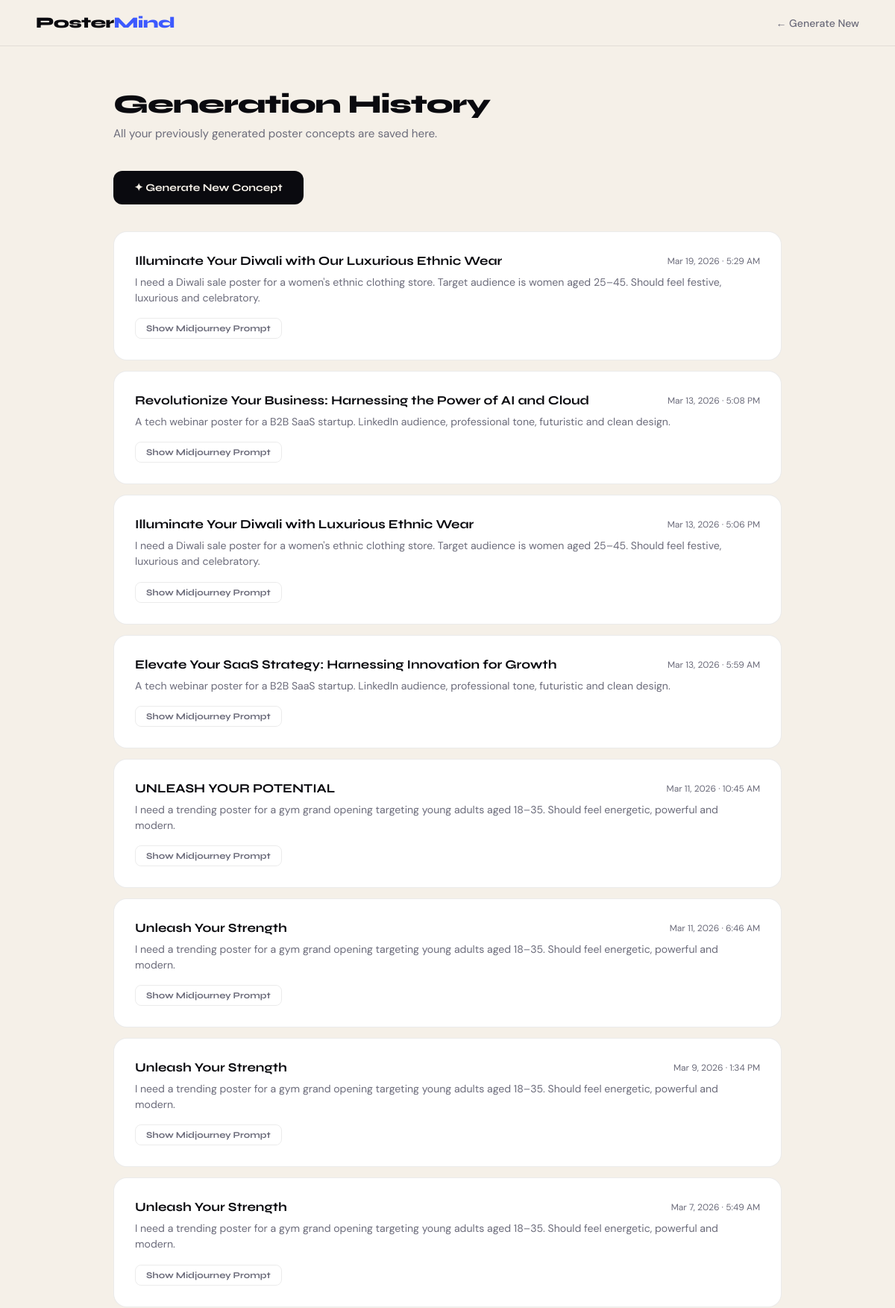
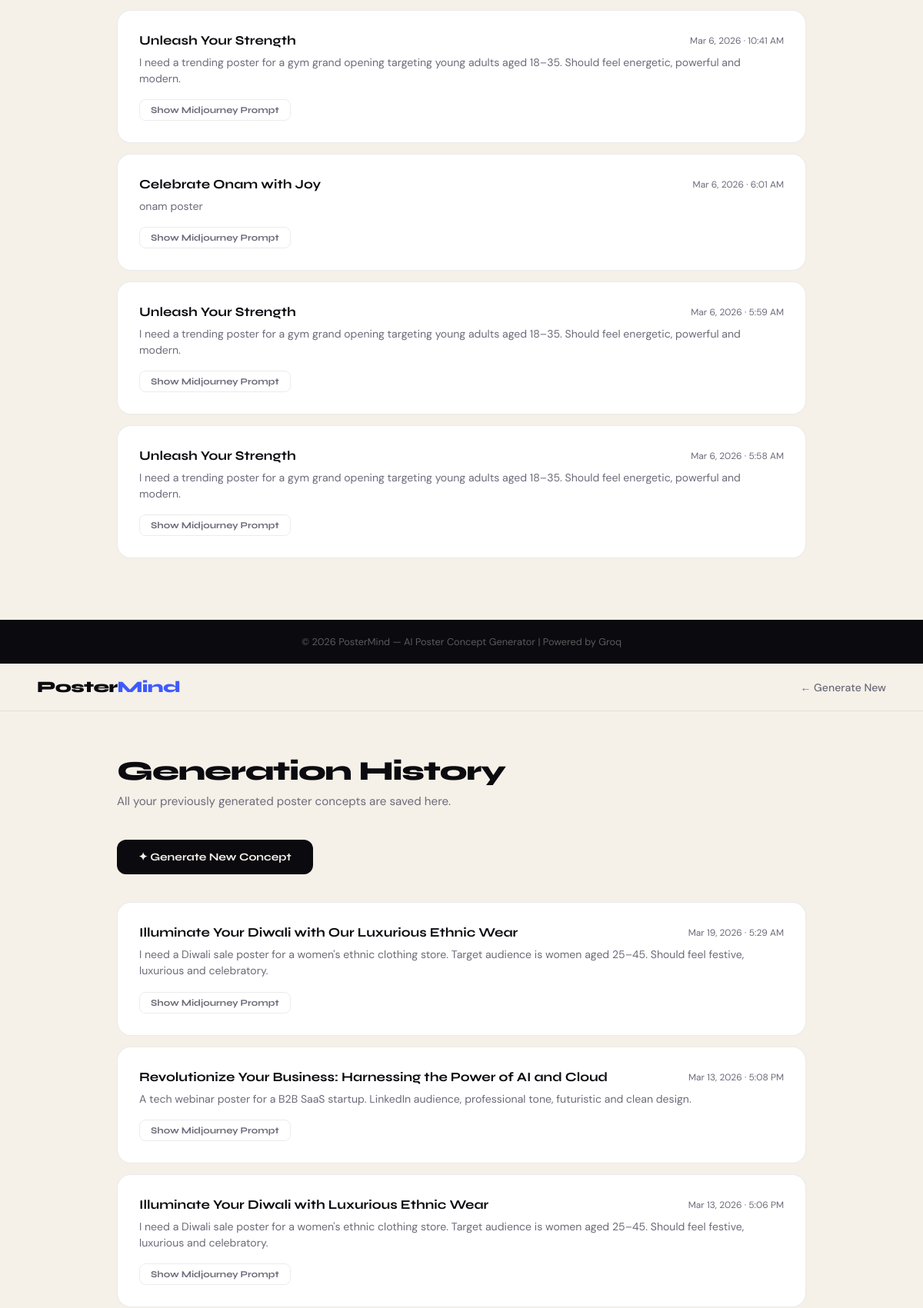
The page /history/ (upper part) on the database its author committed (2 pictures, top to bottom).
### app/models.py (models this page shows, shortened)
class PosterConcept(models.Model):
    user_request     = models.TextField()
    poster_title     = models.CharField(max_length=300)
    colour_theme     = models.TextField()   # JSON
    visual_elements  = models.TextField()   # JSON list
    layout_structure = models.TextField()   # JSON
    typography       = models.TextField()   # JSON
    ai_prompt        = models.TextField()   # Midjourney prompt (main)
    platform_trends  = models.TextField()   # JSON
    created_at       = models.DateTimeField(auto_now_add=True)
    class Meta:
        ordering = ['-created_at']

### app/views.py (the view)
# urls.py: path('history/', views.history,         name='history'),
def history(request):
    concepts = PosterConcept.objects.all()
    return render(request, "history.html", {"concepts": concepts})

### templates/history.html (shortened to what this page needs)
<!DOCTYPE html>
<html lang="en">
<head>
</head>
<body>
<nav>
    <a href="{% url 'home' %}" class="nav-logo">Poster<span>Mind</span></a>
    <a href="{% url 'home' %}" class="nav-link">← Generate New</a>
</nav>
<div class="container">
    <div class="page-header">
        <h1>Generation History</h1>
        <p>All your previously generated poster concepts are saved here.</p>
    </div>
    <a href="{% url 'home' %}" class="new-btn">✦ Generate New Concept</a>
    {% if concepts %}
    <div class="history-list">
        {% for c in concepts %}
        <div class="history-item">
            <div class="history-top">
                <div class="history-title">{{ c.poster_title }}</div>
                <div class="history-date">{{ c.created_at|date:"M j, Y · g:i A" }}</div>
            </div>
            <div class="history-req">{{ c.user_request }}</div>
            {% if c.ai_prompt %}
            <button class="prompt-toggle-btn" onclick="togglePrompt(this)">Show Midjourney Prompt</button>
            {% endif %}
        </div>
        {% endfor %}
    </div>
    {% else %}
    <div class="empty">
        <div class="empty-icon">🪄</div>
        <p>No concepts generated yet.</p>
        <p><a href="{% url 'home' %}">Generate your first poster concept →</a></p>
    </div>
    {% endif %}
</div>
<footer>© 2026 PosterMind — AI Poster Concept Generator | Powered by Groq</footer>
</body>
</html><!DOCTYPE html>
<html lang="en">
<head>
</head>
<body>
<nav>
    <a href="{% url 'home' %}" class="nav-logo">Poster<span>Mind</span></a>
    <a href="{% url 'home' %}" class="nav-link">← Generate New</a>
</nav>
<div class="container">
    <div class="page-header">
        <h1>Generation History</h1>
        <p>All your previously generated poster concepts are saved here.</p>
    </div>
    <a href="{% url 'home' %}" class="new-btn">✦ Generate New Concept</a>
    {% if concepts %}
    <div class="history-list">
        {% for c in concepts %}
        <div class="history-item">
            <div class="history-top">
                <div class="history-title">{{ c.poster_title }}</div>
                <div class="history-date">{{ c.created_at|date:"M j, Y · g:i A" }}</div>
            </div>
            <div class="history-req">{{ c.user_request }}</div>
            {% if c.ai_prompt %}
            <button class="prompt-toggle-btn" onclick="togglePrompt(this)">Show Midjourney Prompt</button>
            {% endif %}
        </div>
        {% endfor %}
    </div>
    {% else %}
    <div class="empty">
        <div class="empty-icon">🪄</div>
        <p>No concepts generated yet.</p>
        <p><a href="{% url 'home' %}">Generate your first poster concept →</a></p>
    </div>
    {% endif %}
</div>
</body>
</html>

### templates/history.html (style rules this page uses)
:root { --ink: #0a0a0f; --cream: #f5f0e8; --electric: #3d5afe; --muted: #6b6b7a; --border: rgba(0,0,0,0.08); --card-bg: #ffffff; }
*, *::before, *::after { box-sizing:border-box; margin:0; padding:0; }
body { font-family:'DM Sans',sans-serif; background:var(--cream); color:var(--ink); min-height:100vh; }
nav { position:sticky; top:0; z-index:100; display:flex; align-items:center; justify-content:space-between; padding:18px 48px; background:rgba(245,240,232,0.9); backdrop-filter:blur(12px); border-bottom:1px solid var(--border); }
.nav-logo { font-family:'Syne',sans-serif; font-weight:800; font-size:1.3rem; letter-spacing:-0.03em; color:var(--ink); text-decoration:none; }
.nav-logo span { color:var(--electric); }
nav a.nav-link { font-size:0.875rem; color:var(--muted); text-decoration:none; font-weight:500; transition:color 0.2s; }
.container { max-width:960px; margin:0 auto; padding:56px 32px 80px; }
.page-header { margin-bottom:40px; }
.page-header h1 { font-family:'Syne',sans-serif; font-size:2.2rem; font-weight:800; letter-spacing:-0.03em; margin-bottom:8px; }
.page-header p { color:var(--muted); font-size:0.95rem; }
.history-list { display:flex; flex-direction:column; gap:14px; }
.history-item { background:var(--card-bg); border:1px solid var(--border); border-radius:18px; padding:28px; transition:transform 0.2s, box-shadow 0.2s; }
.history-top { display:flex; justify-content:space-between; align-items:flex-start; gap:16px; margin-bottom:8px; }
.history-title { font-family:'Syne',sans-serif; font-size:1.05rem; font-weight:700; }
.history-date { font-size:0.75rem; color:var(--muted); white-space:nowrap; margin-top:3px; }
.history-req { font-size:0.88rem; color:var(--muted); margin-bottom:16px; line-height:1.5; }
.prompt-toggle-btn { background:none; border:1px solid var(--border); border-radius:8px; padding:6px 14px; font-size:0.75rem; font-family:'Syne',sans-serif; font-weight:700; cursor:pointer; color:var(--muted); transition:all 0.2s; }
.new-btn { display:inline-block; background:var(--ink); color:#f5f0e8; text-decoration:none; border-radius:12px; padding:14px 28px; font-family:'Syne',sans-serif; font-size:0.88rem; font-weight:700; margin-bottom:36px; transition:background 0.2s, transform 0.15s; }
footer { background:var(--ink); color:rgba(245,240,232,0.35); text-align:center; padding:20px; font-size:0.8rem; }

### rows shown on the page
PosterConcept: poster_title "Illuminate Your Diwali with Our Luxurious Ethnic Wear", created_at "Mar 19, 2026 · 5:29 AM", user_request "I need a Diwali sale poster for a women's ethnic clothing store. Target audience is women aged 25–45. Should feel festive, luxurious and celebratory."
PosterConcept: poster_title "Revolutionize Your Business: Harnessing the Power of AI and Cloud", created_at "Mar 13, 2026 · 5:08 PM", user_request "A tech webinar poster for a B2B SaaS startup. LinkedIn audience, professional tone, futuristic and clean design."
PosterConcept: poster_title "Illuminate Your Diwali with Luxurious Ethnic Wear", created_at "Mar 13, 2026 · 5:06 PM", user_request "I need a Diwali sale poster for a women's ethnic clothing store. Target audience is women aged 25–45. Should feel festive, luxurious and celebratory."
PosterConcept: poster_title "Elevate Your SaaS Strategy: Harnessing Innovation for Growth", created_at "Mar 13, 2026 · 5:59 AM", user_request "A tech webinar poster for a B2B SaaS startup. LinkedIn audience, professional tone, futuristic and clean design."
PosterConcept: poster_title "UNLEASH YOUR POTENTIAL", created_at "Mar 11, 2026 · 10:45 AM", user_request "I need a trending poster for a gym grand opening targeting young adults aged 18–35. Should feel energetic, powerful and modern."
PosterConcept: poster_title "Unleash Your Strength", created_at "Mar 11, 2026 · 6:46 AM", user_request "I need a trending poster for a gym grand opening targeting young adults aged 18–35. Should feel energetic, powerful and modern."
PosterConcept: poster_title "Unleash Your Strength", created_at "Mar 9, 2026 · 1:34 PM", user_request "I need a trending poster for a gym grand opening targeting young adults aged 18–35. Should feel energetic, powerful and modern."
PosterConcept: poster_title "Unleash Your Strength", created_at "Mar 7, 2026 · 5:49 AM", user_request "I need a trending poster for a gym grand opening targeting young adults aged 18–35. Should feel energetic, powerful and modern."
PosterConcept: poster_title "Unleash Your Strength", created_at "Mar 6, 2026 · 10:41 AM", user_request "I need a trending poster for a gym grand opening targeting young adults aged 18–35. Should feel energetic, powerful and modern."
PosterConcept: poster_title "Celebrate Onam with Joy", created_at "Mar 6, 2026 · 6:01 AM", user_request "onam poster"
PosterConcept: poster_title "Unleash Your Strength", created_at "Mar 6, 2026 · 5:59 AM", user_request "I need a trending poster for a gym grand opening targeting young adults aged 18–35. Should feel energetic, powerful and modern."
PosterConcept: poster_title "Unleash Your Strength", created_at "Mar 6, 2026 · 5:58 AM", user_request "I need a trending poster for a gym grand opening targeting young adults aged 18–35. Should feel energetic, powerful and modern."
